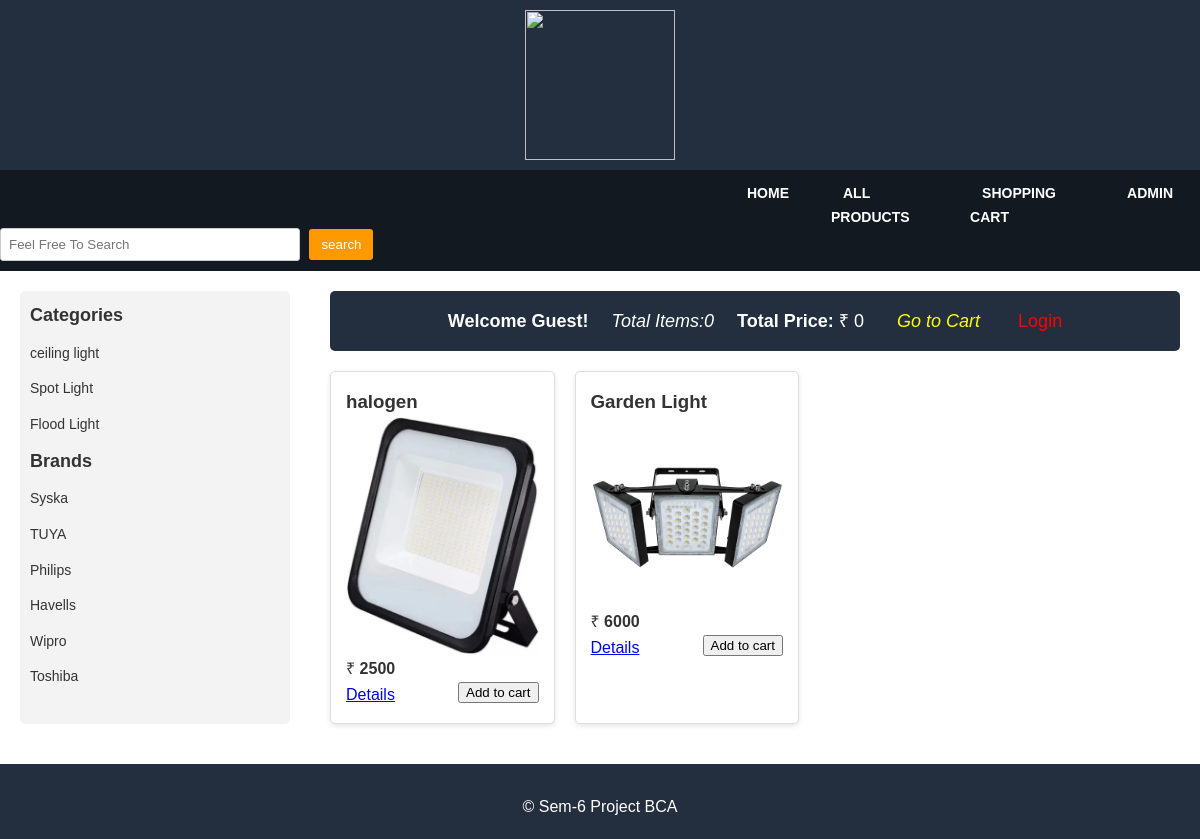
The page / on the database its author committed.
### tables this page shows
CREATE TABLE `categories` (
  `cat_id` int(100) NOT NULL,
  `cat_title` text NOT NULL
);

CREATE TABLE `brands` (
  `brand_id` int(100) NOT NULL,
  `brand_title` text NOT NULL
);

CREATE TABLE `products` (
  `product_cat` int(100) NOT NULL,
  `product_brand` int(100) NOT NULL,
  `product_title` varchar(255) NOT NULL,
  `product_price` int(100) NOT NULL,
  `product_desc` text NOT NULL,
  `product_image` text NOT NULL,
  `product_keywords` text NOT NULL,
  `product_id` int(100) NOT NULL
);

### functions/functions.php (the view, shortened to what this page needs)
<?php
        $con=mysqli_connect("localhost","root","","ecom");
   function getIp() {
    $ip = $_SERVER['REMOTE_ADDR'];
    return $ip;
}
                     function total_items()
                     {     global $con;
                           $ip=getIp();
                          if(isset($_GET['add_cart']))
                             {
                                  $get_items="select * from cart where ip_add='$ip'";
                                  $run_items=mysqli_query($con,$get_items);
                                  $count_items=mysqli_num_rows($run_items);
                             }
                          else
                             {
                               $get_items="select * from cart where ip_add='$ip'";
                               $run_items=mysqli_query($con,$get_items);
                               $count_items=mysqli_num_rows($run_items);
                            }
                        echo $count_items;
                     }
function total_price()
{
  $total=0;
         echo " &#8377 $total";
}
                    function getCats()
                     {
                    global $con;
                    $get_cats = "select * from categories ";
                    $run_cats=mysqli_query($con,$get_cats);
                       while ($row_cats=mysqli_fetch_array($run_cats))
                            {
                              $cat_id=$row_cats['cat_id'];
                              $cat_title=$row_cats['cat_title'];
                              echo "<li> <a href='index.php?cat=$cat_id'>$cat_title</a></li>";
                           }
                       }
function getBrands()
              {
                 global $con;
                 $get_brands = "select * from brands";
                 $run_brands=mysqli_query($con,$get_brands);
                     while ($row_brands=mysqli_fetch_array($run_brands))
                           {
                              $brand_id=$row_brands['brand_id'] ;
                              $brand_title=$row_brands['brand_title'];
                              echo "<li> <a href='index.php?brand=$brand_id'>$brand_title</a></li>";
                           }
                }
                       function getpro()
                                    {
                                         if(!isset($_GET['cat']))
                                         {
                                             if(!isset($_GET['brand']))
                                             {
                                       echo '<link rel="stylesheet" href ="styles/style.css" media="all" />';
                                    	global $con;
                                      $get_pro="select * from products";
                                      $run_pro=mysqli_query($con,$get_pro);
                                                 while($row_pro=mysqli_fetch_array($run_pro))
                                                      {
                                                       $pro_id=$row_pro['product_id'];
                                                       $pro_title=$row_pro['product_title'];
                                                       $pro_price=$row_pro['product_price'];
                                                       $pro_image=$row_pro[5];
                                                       echo "
                                                          <div id='single_product'>
                                                                     <h3>$pro_title</h3>
                                                                    <img src='admin_area/product_images/$pro_image' width='180' height='180' />
                                                                    <p> &#8377 <b>$pro_price</b></p>
                                                                    <a href='details.php?pro_id=$pro_id' style='float:left'>Details</a>
                                                                    <a href='index.php?add_cart=$pro_id'><button style='float:right'>Add to cart</button></a>
                                                            </div>
                                                         ";
                                                    }
                                  }
                                    }
                                      }
?>

### index.php (shortened to what this page needs)
<!Doctype>
<?php
include("functions/functions.php");
?>
<html>
<head>
</head>
<body>
    <div class="main">
         <div class="header">
              <a href="index.php"><img id="logo_image" src="images/logo"/></a>
         </div>
        <div class="menubar">
            <ul id="menu" style="padding-left: 60%">
                <li><a href="index.php">HOME</a></li>
                <li><a href="all_products.php">ALL PRODUCTS</a></li>
                <li><a href="cart.php">SHOPPING CART</a></li>
                <li><a href="admin_area/login.php">ADMIN</a></li>
           </ul>
                <div id="form">
		            <form method="get" action="results.php" enctype="multipart/form-data">
		                <input type="text" name="user_query" placeholder="Feel Free To Search" />
		                <input  type="submit" name="search" value="search" />
		            </form>
                </div>
       </div>
              <div class="content">
			            <div id="sidebar">
			                <div id="sidebar_title">Categories</div>
			                    <ul id="cats">
			                             <?php  getCats();  ?>
			                     </ul>
			                <div id="sidebar_title">Brands</div>
			                      <ul id="cats">
			                             <?php  getBrands();  ?>
			                      </ul>
			                </div>
          <div id="content_area" style="padding-left: 20px">
             <div id="shopping_cart">
                  <span style="float: center; font-size: 18px; padding: 5px; line-height: 40px">
                    <?php
                            if(isset($_SESSION['customer_email']))
                            {
                               echo "<b>Welcome &emsp;</b>".$_SESSION['customer_email'];
                            }
                            else
                            {
                              echo "<b>Welcome Guest!</b>";
                            }
                    ?>
                   &emsp;<i>Total Items:<?php total_items(); ?> </i> &emsp;<b>Total Price:</b><?php total_price(); ?>&emsp;
                  <a href="cart.php" style="color: yellow; text-decoration: none"><i>Go to Cart &emsp;</i></a>
                 <?php
                   if(!isset($_SESSION['customer_email']))
                   {
                     echo "<a href='checkout.php' style='color:red; text-decoration:none;'>Login</a>";
                   }
                   else
                   {
                       echo "<a href='logout.php' style='color:red; text-decoration:none'>Logout</a>";
                   }
               ?>
                </span>
             </div>
			              <div id="products_box">
			                  <?php
			                       getpro();
			                  ?>
			              </div>
          </div>
    </div>
         <div id="footer">
                          <h2 style="text-align: center;padding-top: 10px ">&copy Sem-6 Project BCA</h2>
         </div>
</div>
</body>
</html>

### styles/style.css (style rules this page uses)
html, body, div, span, applet, object, iframe, h1, h2, h3, h4, h5, h6, p, blockquote, pre, a, abbr, acronym, address, big, cite, code, del, dfn, em, img, ins, kbd, q, s, samp, small, strike, strong, sub, sup, tt, var, b, u, i, center, dl, dt, dd, ol, ul, li, fieldset, form, label, legend, table, caption, tbody, tfoot, thead, tr, th, td, article, aside, canvas, details, embed, figure, figcaption, footer, header, hgroup, menu, nav, output, ruby, section, summary, time, mark, audio, video { margin: 0; padding: 0; border: 0; vertical-align: baseline; }
body { font-family: Arial, sans-serif; background: #f3f3f3; color: #333; line-height: 1.6; }
.main { width: 100%; margin: 0 auto; background: #fff; }
.header { background: #232f3e; padding: 10px 0; text-align: center; }
#logo_image { width: 150px; height: auto; }
.menubar { background: #131921; padding: 10px 0; }
#menu { list-style: none; padding: 0; margin: 0; display: flex; justify-content: center; }
#menu li { margin: 0 15px; }
#menu a { color: #fff; text-decoration: none; font-size: 14px; font-weight: bold; padding: 8px 12px; border-radius: 3px; transition: background 0.3s ease; }
#form { margin-left: auto; margin-right: 20px; display: flex; align-items: center; }
#form input[type="text"] { padding: 8px; border: 1px solid #ccc; border-radius: 3px; width: 300px; }
#form input[type="submit"] { padding: 8px 12px; background: #ff9900; border: none; border-radius: 3px; color: #fff; cursor: pointer; margin-left: 5px; }
.content { display: flex; padding: 20px; }
#sidebar { width: 250px; background: #f3f3f3; padding: 10px; margin-right: 20px; border-radius: 5px; }
#sidebar_title { font-size: 18px; font-weight: bold; margin-bottom: 10px; color: #333; }
#cats { list-style: none; padding: 0; }
#cats li { margin: 10px 0; }
#cats a { color: #333; text-decoration: none; font-size: 14px; transition: color 0.3s ease; }
#content_area { flex: 1; }
#shopping_cart { background: #232f3e; color: #fff; padding: 10px; margin-bottom: 20px; border-radius: 5px; text-align: center; }
#shopping_cart a { color: #ff9900; text-decoration: none; margin-left: 10px; }
#products_box { display: flex; flex-wrap: wrap; gap: 20px; }
#single_product { background: #fff; border: 1px solid #ddd; border-radius: 5px; padding: 15px; width: calc(25% - 20px); box-shadow: 0 2px 5px rgba(0, 0, 0, 0.1); transition: transform 0.3s ease; }
#single_product img { width: 100%; height: auto; border-radius: 5px; }
#footer { background: #232f3e; color: #fff; text-align: center; padding: 20px 0; margin-top: 20px; }
#footer h2 { font-size: 16px; font-weight: normal; }

### rows shown on the page
categories: cat_title "ceiling light"
categories: cat_title "Spot Light"
categories: cat_title "Flood Light"
brands: brand_title "Syska"
brands: brand_title "TUYA"
brands: brand_title "Philips"
brands: brand_title "Havells"
brands: brand_title "Wipro"
brands: brand_title "Toshiba"
products: product_title "halogen", product_image (picture), product_price "2500"
products: product_title "Garden Light", product_image (picture), product_price "6000"

### other values the page prints
$count_items "0"
$total "0"
